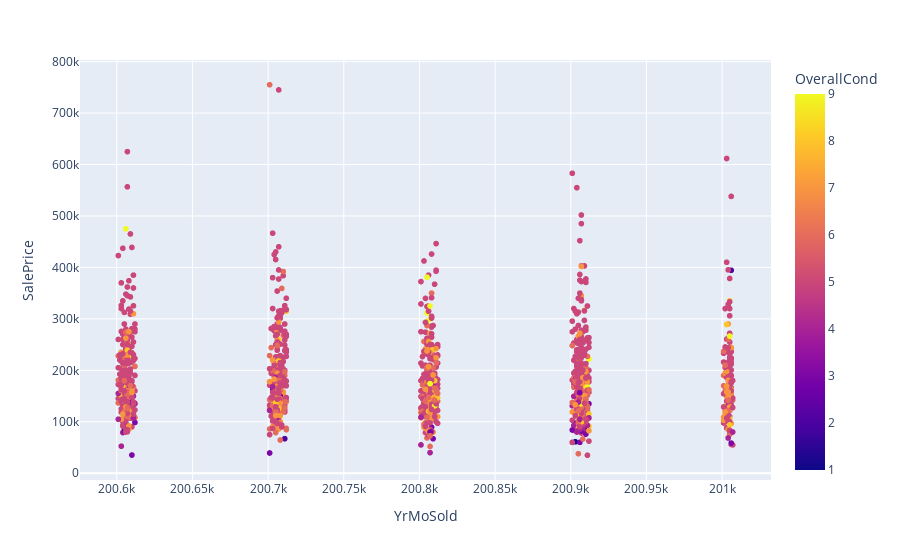

Notebook code cell kept with this figure:
### Code cell
fig = px.scatter(a, x='YrMoSold',y='SalePrice',color='OverallCond')
fig.show()

### Figure 1 — Plotly figure (JSON) as saved in the notebook; plotly's stock layout.template omitted (floating-point values rounded to 4 significant figures; data arrays with more than 128 entries replaced by an {"elided": "..."} marker saying what was removed)
{"data": [{"hovertemplate": "YrMoSold=%{x}<br>SalePrice=%{y}<br>OverallCond=%{marker.color}<extra></extra>", "legendgroup": "", "marker": {"color": {"elided": "1460 int values"}, "coloraxis": "coloraxis", "symbol": "circle"}, "mode": "markers", "name": "", "showlegend": false, "type": "scattergl", "x": {"elided": "1460 int values"}, "xaxis": "x", "y": {"elided": "1460 int values"}, "yaxis": "y"}], "layout": {"coloraxis": {"colorbar": {"title": {"text": "OverallCond"}}, "colorscale": [[0, "#0d0887"], [0.1111, "#46039f"], [0.2222, "#7201a8"], [0.3333, "#9c179e"], [0.4444, "#bd3786"], [0.5556, "#d8576b"], [0.6667, "#ed7953"], [0.7778, "#fb9f3a"], [0.8889, "#fdca26"], [1, "#f0f921"]]}, "legend": {"tracegroupgap": 0}, "margin": {"t": 60}, "xaxis": {"anchor": "y", "domain": [0, 1], "title": {"text": "YrMoSold"}}, "yaxis": {"anchor": "x", "domain": [0, 1], "title": {"text": "SalePrice"}}}}
